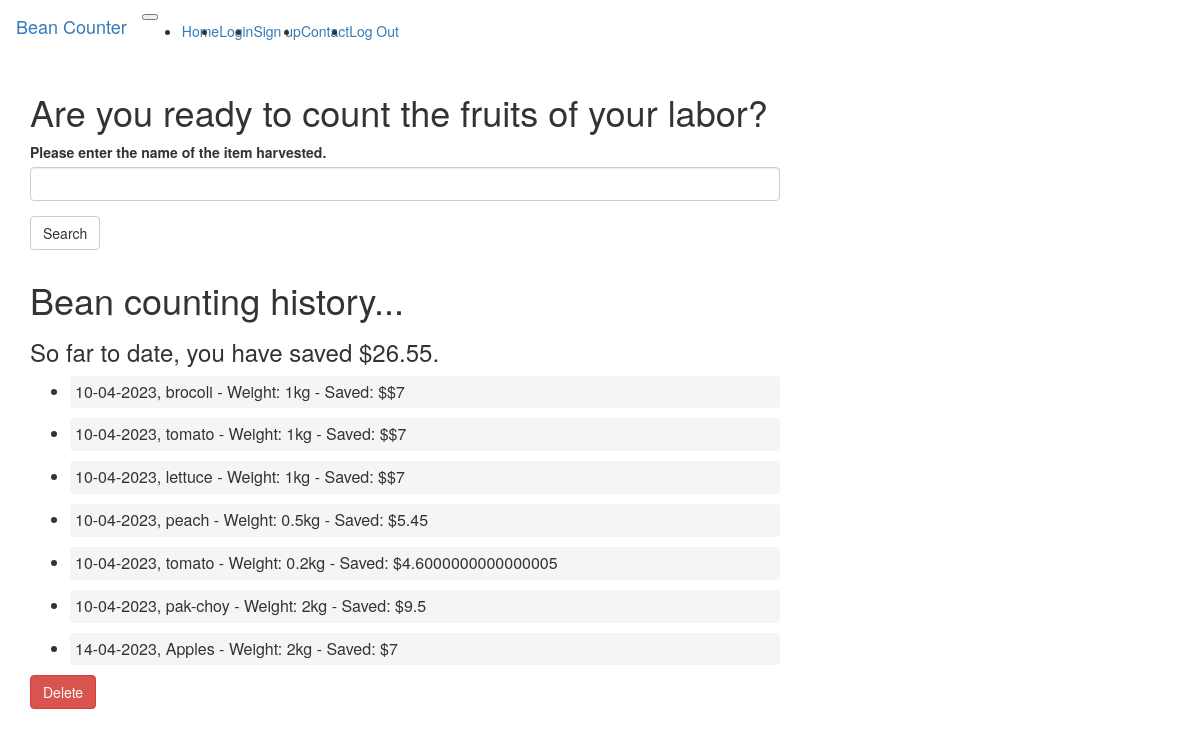
/userpage (signed in), run on an earlier commit of the app's database.
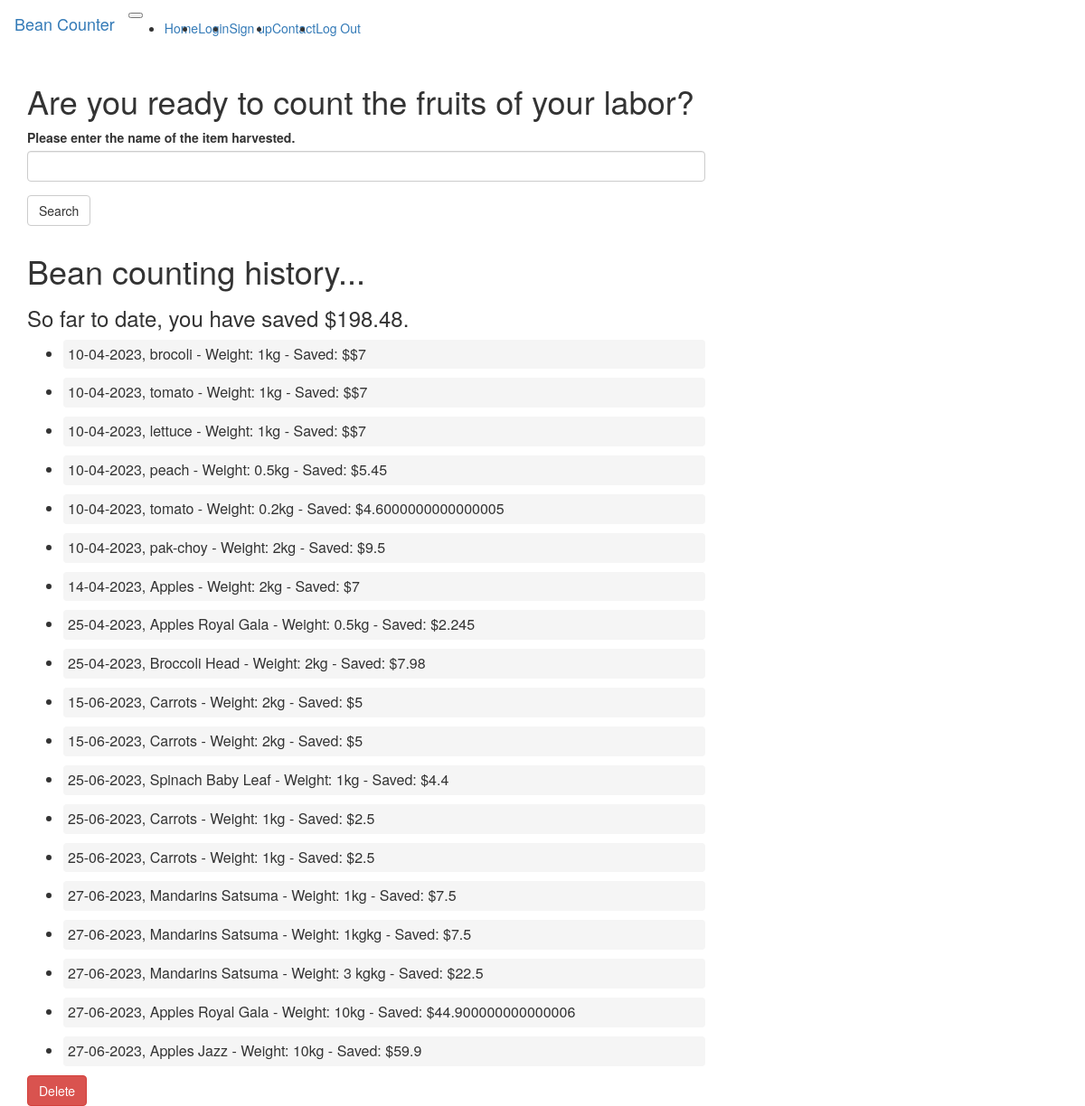
And on a later commit of the database.
### main.py (models this page shows, shortened)
class History(db.Model):
    id = db.Column(db.Integer, primary_key=True)
    date = db.Column(db.Date, nullable=False)
    produce = db.Column(db.String(100), nullable=False)
    weight = db.Column(db.Integer, nullable=False)
    price = db.Column(db.Integer, nullable=False)
    user_id = db.Column(db.Integer, db.ForeignKey('user.id'), nullable=False)

### main.py (the view)
@app.route('/userpage', methods=['GET','POST'])
def userinfo():
    user_id = session.get('user_id')
    if not session.get('logged_in') :
        return redirect('/login')
    data = History.query.filter_by(user_id=user_id).all()
    form = EnterProduce()
    saved_result = db.session.execute(db.select(User).filter_by(id=user_id)).scalar_one()
    if form.validate_on_submit():
        if form.search.data:
            print("if statement through ")
            produce_harvested = form.produce_name.data
            items = CountdownPrice.query.filter(CountdownPrice.produce_formatted.like(f'%{produce_harvested}%')).all()
            if not items:
                error_message = "Sorry, that item is not in our database. Please contact us to add it."
                return render_template("user_page.html", form=form, error=error_message)
            for item in items:
                print(item.produce_formatted)
            return render_template('selection_page.html', produce_list=items)
    else:
        return render_template("user_page.html", form=form, history=data, total=str(round(saved_result.total_saved, 2)))

### main.py
class EnterProduce(FlaskForm):
    produce_name = StringField("Please enter the name of the item harvested.", validators=[DataRequired()], render_kw={"id": "search"})
    search = SubmitField('Search')

### templates/user_page.html (shortened to what this page needs)
{% extends 'my_base.html' %}
{% import "bootstrap/wtf.html" as wtf %}
{% block head %}
    {{ super() }}
{% endblock %}
{% block content %}
<div class="container">
  <div class="row">
    <div class="col-md-10 col-lg-8 mx-lg-auto mx-md-auto">
      <h1 class="pt-5 pb-2">Are you ready to count the fruits of your labor?</h1>
      {{ wtf.quick_form(form) }}
    </div>
  </div>
</div>
<div class="container">
  <div class="row">
    <div class="col-md-10 col-lg-8 mx-lg-auto mx-md-auto">
    {% if total != '0' %}
      <h1 class="pt-5 pb-2">Bean counting history...</h1>
      <div>
        <h3>So far to date, you have saved ${{total}}. </h3>
        {% endif %}
      </div>
        <ul>
          {% if history %}
            {% for item in history %}
            <li class="list-item"> {{ item.date.strftime("%d-%m-%Y") }},    {{item.produce}} -    Weight: {{item.weight}}kg -   Saved: ${{item.price}} </li>
          {% endfor %}
          {% endif %}
        </ul>
      <form action="{{ url_for('delete_history', user_id=user_id) }}" method="POST">
    <button type="submit" class="btn btn-danger">Delete</button>
</form>
    </div>
  </div>
</div>
{% endblock %}

### templates/my_base.html (shortened to what this page needs)
{% extends 'bootstrap/base.html' %}
{% block styles %}
{{ super() }}
{% endblock %}
{% block navbar %}
<nav class="navbar navbar-expand-lg navbar-light bg-light">
  <a class="navbar-brand" href="#">Bean Counter</a>
  <button class="navbar-toggler" type="button" data-toggle="collapse" data-target="#navbarNav" aria-controls="navbarNav" aria-expanded="false" aria-label="Toggle navigation">
  </button>
  <div class="collapse navbar-collapse" id="navbarNav">
    <ul class="navbar-nav ml-auto">
      <li class="nav-item">
        <a class="nav-link" href="{{ url_for('home') }}">Home</a>
      </li>
      <li class="nav-item">
        <a class="nav-link" href="{{ url_for('login') }}">Login</a>
      </li>
      <li class="nav-item">
        <a class="nav-link" href="{{ url_for('register') }}">Sign up</a>
      </li>
        <li class="nav-item">
        <a class="nav-link" href="{{ url_for('contact') }}">Contact</a>
      </li>
      <li class="nav-item">
        <a class="nav-link" href="{{ url_for('logout') }}">Log Out</a>
      </li>
    </ul>
  </div>
</nav>
{% endblock %}

### templates/my_base.html (style rules this page uses)
body { background-image: linear-gradient(rgba(255, 255, 255, 0.4), rgba(255, 255, 255, 0.4)), url('/static/carrots.jpg') }
body { background-size: cover }
body { background-repeat: no-repeat }
body { min-height: 100vh }
body, p, h1, h2, h3, h4, h5, h6 { color: #333333; }

### templates/user_page.html (style rules this page uses)
.list-item { font-size: 16px; margin-bottom: 10px; padding: 5px; background-color: #f5f5f5; border-radius: 4px; }

What changed in the data, as far as the page shows it:
added History: date "25-04-2023", produce "Apples Royal Gala", weight "0.5", price "2.245"
added History: date "25-04-2023", produce "Broccoli Head", weight "2", price "7.98"
added History: date "15-06-2023", produce "Carrots", weight "2", price "5"
added History: date "15-06-2023", produce "Carrots", weight "2", price "5"
added History: date "25-06-2023", produce "Spinach Baby Leaf", weight "1", price "4.4"
added History: date "25-06-2023", produce "Carrots", weight "1", price "2.5"
added History: date "25-06-2023", produce "Carrots", weight "1", price "2.5"
added History: date "27-06-2023", produce "Mandarins Satsuma", weight "1", price "7.5"
added History: date "27-06-2023", produce "Mandarins Satsuma", weight "1kg", price "7.5"
added History: date "27-06-2023", produce "Mandarins Satsuma", weight "3 kg", price "22.5"
added History: date "27-06-2023", produce "Apples Royal Gala", weight "10", price "44.900000000000006"
added History: date "27-06-2023", produce "Apples Jazz", weight "10", price "59.9"
Also different on the page:
{{ total }}: "26.55" → "198.48"
